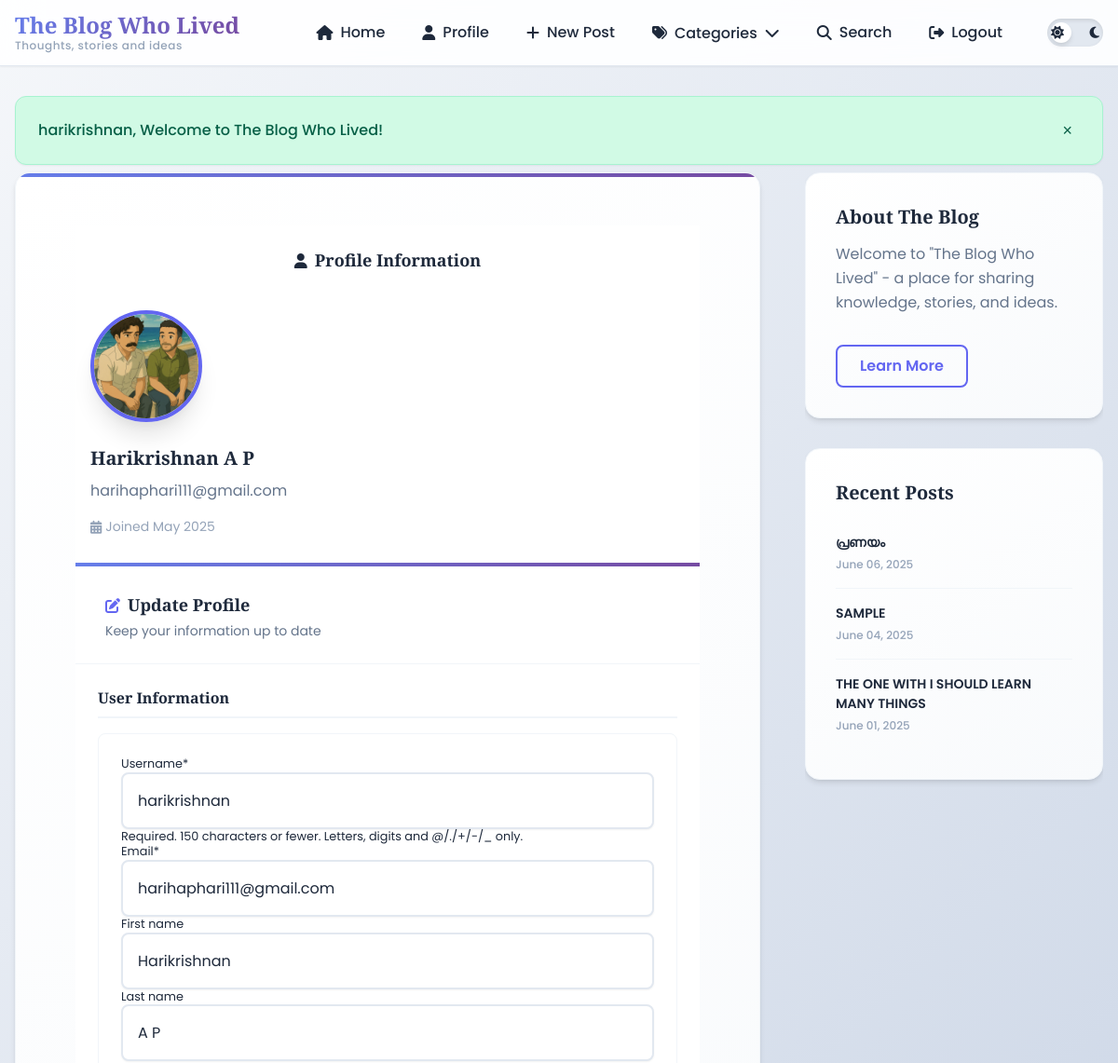
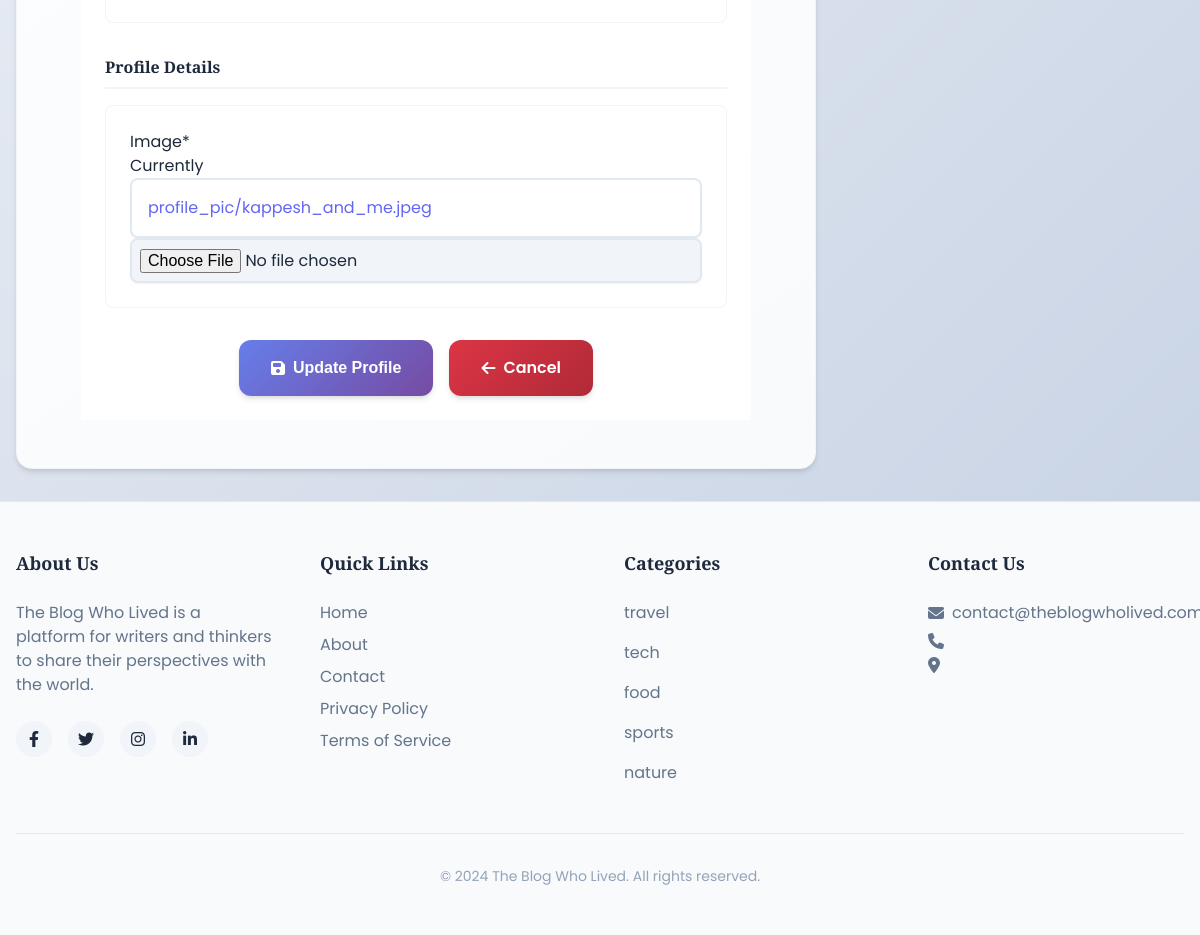
Page /register/profile/ (signed in) on the committed database (2 pictures, top to bottom).
### users/models.py (models this page shows, shortened)
class Profile(models.Model):
    user = models.OneToOneField(User, on_delete=models.CASCADE)
    email = models.EmailField(default='first', blank=False)
    first_name = models.CharField(max_length=100, default='first', blank=False)
    last_name = models.CharField(max_length=100, default='last', blank=False)
    image = models.ImageField(upload_to='profile_pic', default='default.jpg')

### blog/models.py (models this page shows, shortened)
class Post(models.Model):
    title = models.CharField(max_length=200)
    content = models.TextField()
    date_posted = models.DateTimeField(default=timezone.now)
    author = models.ForeignKey(User, on_delete=models.CASCADE)
    categories = models.ManyToManyField(Category)

class Category(models.Model):
    name = models.CharField(max_length=100, unique=True)

### users/views.py (the view)
# urls.py: path('profile/', views.profile, name='profile'),
@login_required
def profile(request):
    if request.method =='POST':
        u_form = UserUpdateForm(request.POST, instance=request.user)
        p_form = ProfileUpdateForm(request.POST, request.FILES, instance=request.user.profile)
        if u_form.is_valid() and p_form.is_valid():
            u_form.save()
            p_form.save()
            messages.success(request, 'Your profile has been updated!')
            return redirect('profile')
    else:
        u_form = UserUpdateForm(instance=request.user)
        p_form = ProfileUpdateForm(instance=request.user.profile)
    recent_posts = Post.objects.order_by('-date_posted')[:3]
    context = {
        'u_form' : u_form,
        'p_form' : p_form,
        'recent_posts': recent_posts,
        }
    return render(request, 'users/profile.html', context)

### users/templates/users/profile.html (shortened to what this page needs)
{% extends 'blog/base.html' %}
{% load crispy_forms_tags %}
{% load static %}
{% block content %}
<link rel="stylesheet" href="{% static 'blog/profile.css' %}">
<div class="container py-5">
    <div class="row justify-content-center">
        <div class="col-lg-10 col-md-12">
            <div class="row g-4">
                <div class="col-md-4" >
                    <div class="card shadow-sm rounded-4 border-0 h-100">
                        <div class="profile-header">
                            <h5 class="profile-header-title">
                                <i class="fas fa-user"></i> Profile Information
                            </h5>
                        </div>
                        <div class="card-body text-center" style="padding:1rem;">
                            <div class="profile-image-container">
                                {% if user.profile.image %}
                                    <img src="{{ user.profile.image.url }}"
                                         alt="Profile Picture"
                                         class="profile-img">
                                {% else %}
                                    <div class="profile-img-placeholder">
                                        <i class="fas fa-user"></i>
                                    </div>
                                {% endif %}
                            </div>
                            <h4 class="profile-name">{{ user.get_full_name|default:user.username }}</h4>
                            <p class="profile-email">{{ user.email }}</p>
                            <div class="profile-meta" style="padding-bottom: .75rem;">
                                <i class="fas fa-calendar-alt"></i>
                                Joined {{ user.date_joined|date:"F Y" }}
                            </div>
                        </div>
                    </div>
                </div>
                <div class="col-md-8">
                    <div class="card shadow-sm rounded-4 border-0 h-100">
                        <div class="form-header">
                            <h5 class="form-header-title" style="margin-top: var(--space-sm);">
                                <i class="fas fa-edit"></i> Update Profile
                            </h5>
                            <p class="form-subtitle">Keep your information up to date</p>
                        </div>
                        <div class="card-body">
                            <form method="POST" enctype="multipart/form-data" class="profile-form">
                                <div class="form-section">
                                    <h6 class="section-title">User Information</h6>
                                    <div class="form-fields custom-file-links">
                                        {{ u_form|crispy }}
                                    </div>
                                </div>
                                <div class="form-section" style="">
                                    <h6 class="section-title">Profile Details</h6>
                                    <div class="form-fields">
                                        {{ p_form|crispy }}
                                    </div>
                                </div>
                                <div class="form-actions">
                                    <button type="submit" class="action-btn primary">
                                        <i class="fas fa-save"></i> Update Profile
                                    </button>
                                    <a href="{% url 'home' %}" class="action-btn secondary">
                                        <i class="fas fa-arrow-left"></i> Cancel
                                    </a>
                                </div>
                            </form>
                        </div>
                    </div>
                </div>
            </div>
        </div>
    </div>
</div>
{% endblock %}

### blog/templates/blog/base.html (shortened to what this page needs)
<!DOCTYPE html>
<html lang="en">
<head>
    <link rel="stylesheet" href="https://cdnjs.cloudflare.com/ajax/libs/font-awesome/6.4.0/css/all.min.css">
    <link rel="stylesheet" href="/static/blog/main.css">
</head>
<body>
    <header class="main-header">
        <div class="header-container">
            <div class="logo-container">
                <a href="/" class="logo-link">
                    <h1 class="logo">The Blog Who Lived</h1>
                    <p class="tagline">Thoughts, stories and ideas</p>
                </a>
            </div>
            <nav class="main-nav" aria-label="Main navigation">
                <ul class="nav-list">
                {% if user.is_authenticated %}
                    <li><a href="{% url 'home' %}" class="nav-link"><i class="fas fa-home"></i> <span>Home</span></a></li>
                    <li><a href="{% url 'profile' %}" class="nav-link"><i class="fas fa-user"></i> <span>Profile</span></a></li>
                    <li><a href="{% url 'post-create' %}" class="nav-link"><i class="fas fa-plus"></i> <span>New Post</span></a></li>
                    <li class="dropdown">
                        <button class="dropdown-btn" aria-expanded="false">
                            <i class="fas fa-tags"></i> <span>Categories</span> <i class="fas fa-chevron-down"></i>
                        </button>
                    </li>
                    <li><a href="{% url 'search' %}" class="nav-link"><i class="fas fa-search"></i> <span>Search</span></a></li>
                    <li><a href="{% url 'logout' %}" class="nav-link"><i class="fas fa-sign-out-alt"></i> <span>Logout</span></a></li>
                {% endif %}
                </ul>
                <div class="theme-toggle">
                    <label for="dark-mode-toggle" class="toggle-label">
                        <i class="fas fa-sun"></i>
                        <i class="fas fa-moon"></i>
                        <span class="toggle-ball"></span>
                    </label>
                </div>
            </nav>
        </div>
    </header>
    <main id="main-content" class="main-content">
        {% if user.is_authenticated %}
        <div class="messages-container" style="max-width: 1200px; margin: 0 auto; padding: 0 1rem;">
            <div class="alert alert-success">
                {{user.username}}, Welcome to The Blog Who Lived!
                <button class="close-alert" aria-label="Close message">&times;</button>
            </div>
        </div>
        {% endif %}
        <div class="container">
            <div class="grid-layout">
                <div class="primary-content">
                    <div style="margin-top: .5rem;">
                        {% block content %}
                        {% endblock %}
                    </div>
                </div>
                <aside class="sidebar" aria-label="Sidebar" style="order: 2;">
                    <section class="sidebar-card about-card">
                        <h2 class="card-title">About The Blog</h2>
                        <div class="card-content">
                            <p>Welcome to "The Blog Who Lived" - a place for sharing knowledge, stories, and ideas.</p>
                            <a href="{% url 'about' %}" class="btn btn-outline" style="margin-top:1rem;">Learn More</a>
                        </div>
                    </section>
                    <section class="sidebar-card" style="">
                        <h2 class="card-title">Recent Posts</h2>
                        <ul class="recent-posts">
                            {% for post in recent_posts %}
                            <li>
                                <a href="{% url 'post-detail' post.id %}" class="post-link">
                                    <span class="post-title">{{ post.title|upper }}</span>
                                    <span class="post-date">{{post.date_posted|date:"F d, Y"}}</span>
                                </a>
                            </li>
                            {% endfor %}
                        </ul>
                    </section>
                </aside>
            </div>
        </div>
    </main>
    <footer class="main-footer">
        <div class="footer-container">
            <div class="footer-grid">
                <div class="footer-section">
                    <h3 class="footer-title">About Us</h3>
                    <p>The Blog Who Lived is a platform for writers and thinkers to share their perspectives with the world.</p>
                    <div class="social-links">
                        <a href="#" aria-label="Facebook"><i class="fab fa-facebook-f"></i></a>
                        <a href="#" aria-label="Twitter"><i class="fab fa-twitter"></i></a>
                        <a href="#" aria-label="Instagram"><i class="fab fa-instagram"></i></a>
                        <a href="#" aria-label="LinkedIn"><i class="fab fa-linkedin-in"></i></a>
                    </div>
                </div>
                <div class="footer-section">
                    <h3 class="footer-title">Quick Links</h3>
                    <ul class="footer-links">
                        <li><a href="{% url 'home' %}">Home</a></li>
                        <li><a href="{% url 'about' %}">About</a></li>
                        <li><a href="#">Contact</a></li>
                        <li><a href="#">Privacy Policy</a></li>
                        <li><a href="#">Terms of Service</a></li>
                    </ul>
                </div>
                <div class="footer-section">
                    <h3 class="footer-title">Categories</h3>
                    {% for category in categories|slice:":5" %}
                    <ul class="footer-links">
                        <li><a href="{% url 'category-posts' category.name%}">{{ category.name }}</a></li>
                    </ul>
                    {% endfor %}
                </div>
                <div class="footer-section">
                    <h3 class="footer-title">Contact Us</h3>
                    <address>
                        <p><i class="fas fa-envelope"></i> contact@theblogwholived.com</p>
                        <p><i class="fas fa-phone"></i> </p>
                        <p><i class="fas fa-map-marker-alt"></i></p>
                    </address>
                </div>
            </div>
            <div class="copyright">
                <p>&copy; 2024 The Blog Who Lived. All rights reserved.</p>
            </div>
        </div>
    </footer>
</body>
</html>

### rows in the picture
Post: title "പ്രണയം", date_posted "June 06, 2025"
Post: title "SAMPLE", date_posted "June 04, 2025"
Post: title "THE ONE WITH I SHOULD LEARN MANY THINGS", date_posted "June 01, 2025"
Category: name "travel"
Category: name "tech"
Category: name "food"
Category: name "sports"
Category: name "nature"

### other values in the picture
{{ user.username }} "harikrishnan"
{{ user.get_full_name|default:user.username }} "Harikrishnan A P"
{{ user.email }} "harihaphari111@gmail.com"
{{ user.date_joined|date:"F Y" }} "May 2025"
